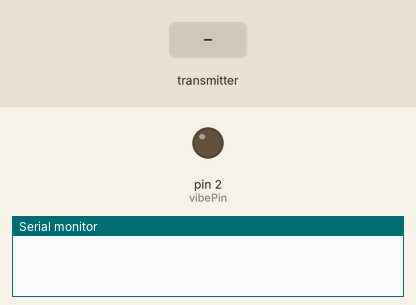
This sketch was run on a simulated Arduino Uno, built with avr-gcc and run on an emulated ATmega328P. Shown: output pins drawn as LEDs (lit = HIGH), the last lines printed to the serial monitor. Dashed ring = blinking. The test bench sets the inputs (shaded band). No radio packets arrive unless stated.

Above: at 1.2 s.
1.3 s: the transmitter starts sending distance = 0
At 1.56 s:
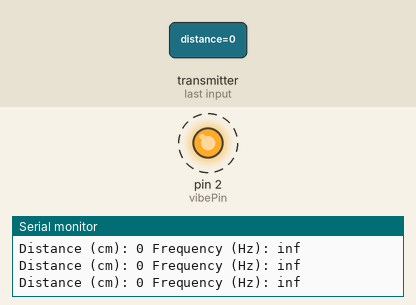
4.3 s: the transmitter starts sending distance = 256
At 4.3 s:
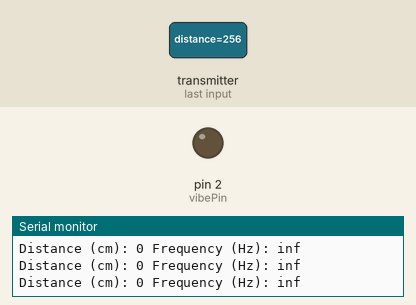
Timing chart, 0 to 7.3 s (numbered marks = the images above; inputs shaded):
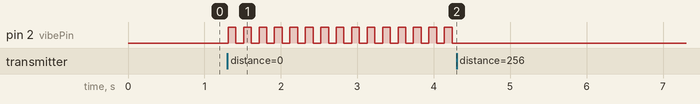

The sketch:

resever_1_alt_code.ino
```cpp
#include <SPI.h>
#include <nRF24L01.h>
#include <RF24.h>

RF24 radio(7, 8); // CE, CSN
const byte address[6] = "00001";
const int vibePin = 2;
int vibState = LOW;
int fCount = 0;
unsigned long timeAft = 0;


void setup() {
  Serial.begin(9600);
  radio.begin();
  radio.openReadingPipe(0, address);
  radio.setPALevel(RF24_PA_MAX);
  radio.startListening();
  pinMode(vibePin, OUTPUT);

}
void loop() {

  if (radio.available()) {
   while (radio.available()) {
    int distance = 0;
    radio.read(&distance, sizeof(distance));

    unsigned long timeElapsed = millis();


    if (distance < 100) {

          if (timeElapsed - timeAft >= distance*5){
            timeAft = timeElapsed;
                 if (vibState == LOW) {
              vibState = HIGH;
            } else {
              vibState = LOW;
            }
           }

       digitalWrite(vibePin, vibState);


    }
      else  { digitalWrite(vibePin, LOW);
    }
     Serial.print("Distance (cm): ");
     Serial.print(distance);
     Serial.print(" Frequency (Hz): ");
     Serial.println(1/(distance*.01)); //frequency calc
 }
  }else { digitalWrite(vibePin, LOW);}


 delay(100);

}
```

Measured:
- after the input at 1.3 s, pin 2 (vibePin): alternates HIGH for 0.10 s and LOW for 0.10 s, starting at once
- after the input at 4.3 s, pin 2 (vibePin): stops changing and stays LOW
